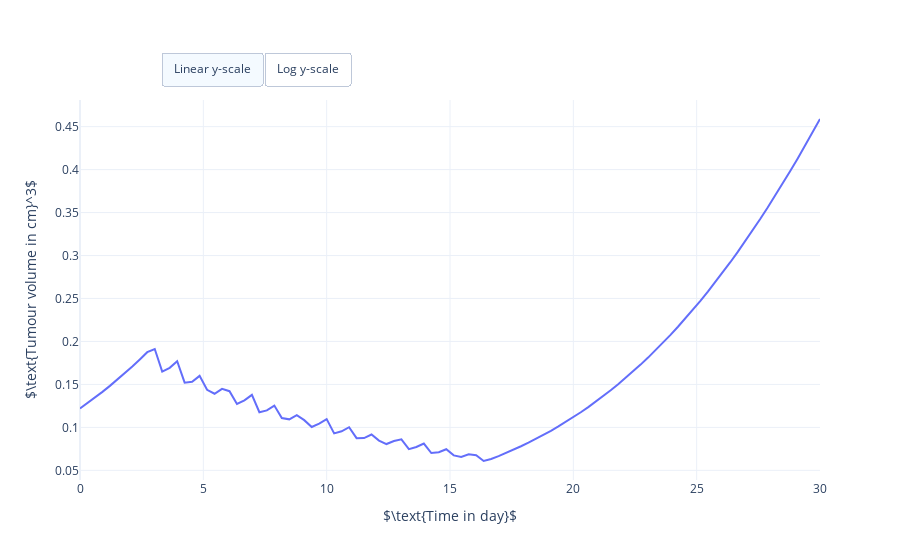

This figure's notebook cell:
### Code cell
#
# Illustrate PKPD simulation.
#

import plotly.io
import plotly.graph_objects as go


# Create figure
fig = go.Figure()

# Plot data
fig.add_trace(go.Scatter(
    x=times,
    y=result,
    legendgroup="LXF A677",
    name="LXF A677"))

# Set X, Y axis and figure size
fig.update_layout(
    autosize=True,
    xaxis_title=r'$\text{Time in day}$',
    yaxis_title=r'$\text{Tumour volume in cm}^3$',
    template="plotly_white")

# Add switch between linear and log y-scale
fig.update_layout(
    updatemenus=[
        dict(
            type = "buttons",
            direction = "left",
            buttons=list([
                dict(
                    args=[{"yaxis.type": "linear"}],
                    label="Linear y-scale",
                    method="relayout"
                ),
                dict(
                    args=[{"yaxis.type": "log"}],
                    label="Log y-scale",
                    method="relayout"
                )
            ]),
            pad={"r": 0, "t": -10},
            showactive=True,
            x=0.11,
            xanchor="left",
            y=1.1,
            yanchor="top"
        ),
    ]
)

# Show figure
fig.show()

### Figure 1 — Plotly figure (JSON) as saved in the notebook; plotly's stock layout.template omitted (floating-point values rounded to 4 significant figures)
{"data": [{"legendgroup": "LXF A677", "name": "LXF A677", "type": "scatter", "x": [0, 0.303, 0.6061, 0.9091, 1.212, 1.515, 1.818, 2.121, 2.424, 2.727, 3.03, 3.333, 3.636, 3.939, 4.242, 4.545, 4.848, 5.152, 5.455, 5.758, 6.061, 6.364, 6.667, 6.97, 7.273, 7.576, 7.879, 8.182, 8.485, 8.788, 9.091, 9.394, 9.697, 10, 10.3, 10.61, 10.91, 11.21, 11.52, 11.82, 12.12, 12.42, 12.73, 13.03, 13.33, 13.64, 13.94, 14.24, 14.55, 14.85, 15.15, 15.45, 15.76, 16.06, 16.36, 16.67, 16.97, 17.27, 17.58, 17.88, 18.18, 18.48, 18.79, 19.09, 19.39, 19.7, 20, 20.3, 20.61, 20.91, 21.21, 21.52, 21.82, 22.12, 22.42, 22.73, 23.03, 23.33, 23.64, 23.94, 24.24, 24.55, 24.85, 25.15, 25.45, 25.76, 26.06, 26.36, 26.67, 26.97, 27.27, 27.58, 27.88, 28.18, 28.48, 28.79, 29.09, 29.39, 29.7, 30], "y": [0.122, 0.1282, 0.1346, 0.1414, 0.1483, 0.1556, 0.1631, 0.171, 0.1791, 0.1875, 0.1912, 0.1649, 0.1693, 0.177, 0.1521, 0.1531, 0.1599, 0.1437, 0.1392, 0.1449, 0.1421, 0.1273, 0.1315, 0.1379, 0.1177, 0.1197, 0.1254, 0.1109, 0.1094, 0.1143, 0.1084, 0.1004, 0.1043, 0.1096, 0.093, 0.09542, 0.1002, 0.08746, 0.08753, 0.0917, 0.08468, 0.08061, 0.08407, 0.08617, 0.07475, 0.0772, 0.08119, 0.07016, 0.07105, 0.0746, 0.06741, 0.06559, 0.06863, 0.06767, 0.06089, 0.06321, 0.06658, 0.07021, 0.07403, 0.07804, 0.08224, 0.08664, 0.09125, 0.09607, 0.1011, 0.1064, 0.1119, 0.1176, 0.1236, 0.1299, 0.1364, 0.1431, 0.1502, 0.1575, 0.1651, 0.173, 0.1812, 0.1897, 0.1986, 0.2077, 0.2171, 0.2269, 0.2369, 0.2473, 0.2581, 0.2691, 0.2805, 0.2922, 0.3043, 0.3167, 0.3294, 0.3424, 0.3558, 0.3696, 0.3836, 0.398, 0.4127, 0.4278, 0.4432, 0.4589]}], "layout": {"autosize": true, "updatemenus": [{"buttons": [{"args": [{"yaxis.type": "linear"}], "label": "Linear y-scale", "method": "relayout"}, {"args": [{"yaxis.type": "log"}], "label": "Log y-scale", "method": "relayout"}], "direction": "left", "pad": {"r": 0, "t": -10}, "showactive": true, "type": "buttons", "x": 0.11, "xanchor": "left", "y": 1.1, "yanchor": "top"}], "xaxis": {"title": {"text": "$\\text{Time in day}$"}}, "yaxis": {"title": {"text": "$\\text{Tumour volume in cm}^3$"}}}}
